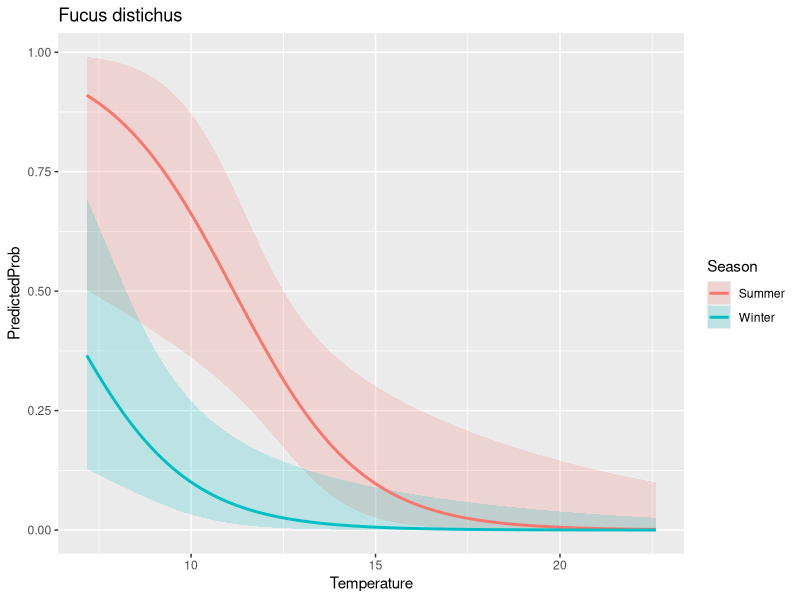

Reproduce this figure in R.
# ============================================
# Joe's first attempt at regression models
# for San Juan project
# Last edited: 05/06/2021
# ============================================
library('tidyverse')
library('dplyr')
library('ggplot2')

by.sample.species <- read.csv('../data/by.sample.species.csv')
events <- read.csv('../data/events.joe.format.csv')
# filter data to just san juans

# filter out non-san juan data (comment out later)
SJI.sample.species <- by.sample.species # %>%
  #separate(col=sample, remove=FALSE, into=c("site", "date"), sep = 2) %>%
  #filter(site %in% c('LK','CP','FH')) 


# use all detected species in San Juans as a base ?? what makes an absense ?? 
presence.absence <- SJI.sample.species %>%
  select(sample, species, nReads) %>%
  pivot_wider(names_from=sample, values_from=nReads, values_fill=list(nReads=0))

presence.absence <- presence.absence %>%  
  pivot_longer(!species, names_to='sample', values_to='nReads') 

presence.absence <- presence.absence %>% 
  mutate(nReads = case_when(nReads == 0 ~ 0, nReads !=0 ~ 1)) %>%
  rename(presence=nReads)

# check to make sure the length of presence.absence makes sense - i think it does
#unique.species <- length(unique(SJI.sample.species$sample))
#unique.samples <- length(unique(SJI.sample.species$species))
#FH.unique.species <- length(unique(FH.sample.species$species))
#print(unique.species*unique.samples)

# connect with environmental data to use as continuous variables
presence.absence <- inner_join(presence.absence, events) 

presence.absence <- presence.absence %>%
  separate(col=sample, remove=FALSE, into=c("site", "date"), sep = 2) 

# build a beautiful logistic model for every species
xtabsdf <- as.data.frame(xtabs(~ presence + sample, data = presence.absence))
presence.absence$sample <- factor(presence.absence$sample)
presence.absence$species <- factor(presence.absence$species)
presence.absence$site <- factor(presence.absence$site)
presence.absence$Area <- factor(presence.absence$Area)

# need list of dataframes for each species to make logit more managable 
p.a.species <- list()

for(i in unique(presence.absence$species)){
  print(i)
  one.species <- presence.absence %>%
    filter(species %in% c(i))
  p.a.species[[i]] <- one.species
  
}

# LOGIT FUNCTION =======================================
# ======================================================
species_logit <- function(species_str){

  mylogit <- glm(presence ~ Season + pH_new + Temperature, data = p.a.species[[species_str]], family = "binomial", maxit=100)
  print(p.a.species[[species_str]])
  print(mylogit)
  
  confint(mylogit)
  return(mylogit)
  
  }


test_logit <- species_logit('Fucus distichus')

summary(test_logit)

# LOGIT exploration and visualization ==================
# ======================================================
max(presence.absence$Temperature)
min(presence.absence$Temperature)


  
print(confint(test_logit))
print(exp(cbind(OR = coef(test_logit), confint(test_logit))))
  
##TODO ##TODO 
newdata2 <- with(p.a.species[['Ostrea lurida']], data.frame(Temperature = rep(seq(from = 7.17, to = 22.6, length.out = 100),
                                                2), pH_new = mean(pH_new), Season = factor(rep(c('Summer','Winter'), each = 100))))

newdata3 <- cbind(newdata2, predict(test_logit, newdata = newdata2, type = "link",
                                    se = TRUE))

newdata3 <- within(newdata3, {
  PredictedProb <- plogis(fit)
  LL <- plogis(fit - (1.96 * se.fit))
  UL <- plogis(fit + (1.96 * se.fit))
})

head(newdata3)

ggplot(newdata3, aes(x = Temperature, y = PredictedProb)) + geom_ribbon(aes(ymin = LL,
  ymax = UL, fill = Season), alpha = 0.2) + geom_line(aes(colour = Season),
  size = 1) + labs(title='Fucus distichus')
##TODO
# replicate graph from Terrie's student's published paper for p/a data
# known spawning month for invertebrates nReads 
# habitat depth of detected organisms 
